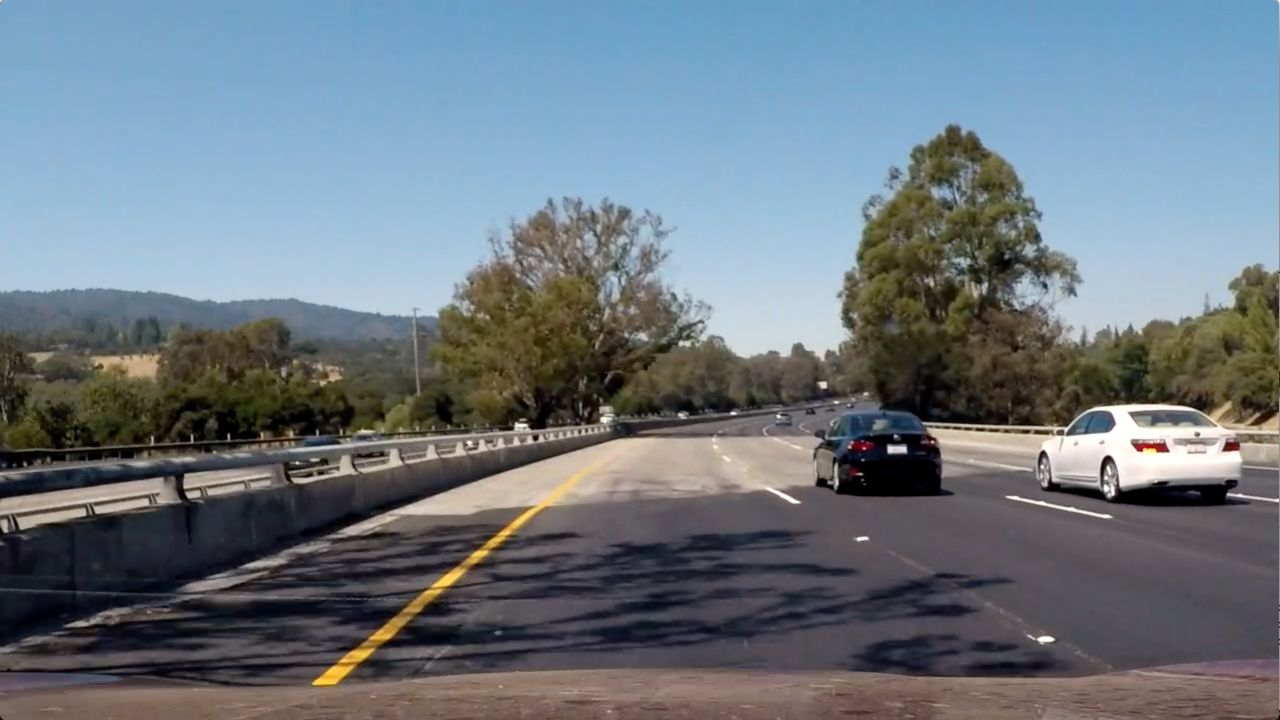
#> input picture more_test_images/cv_test1.jpg, 1280 x 720 px, given in place of straight_lines1.jpg, which was not available
$ python gen_vid.py   (older library calls are emulated)
#> lines starting #> are read from the running program, lines starting #| are printed output that depends on the picture; long printed decimals are rounded; pictures that were not available may be replaced by others from this repository, and a replacement may not be noted
### cv_utils.py
import numpy as np
import cv2
# import matplotlib.pyplot as plt
# import matplotlib.image as mpimg
# import pickle


def abs_sobel_thresh(img, orient='x', sobel_kernel=3, thresh=(0,255)):

    gray = cv2.cvtColor(img, cv2.COLOR_RGB2GRAY)
    if orient == 'x':
        sobel = cv2.Sobel(gray, cv2.CV_64F, 1, 0, ksize=sobel_kernel)
    elif orient == 'y':
        sobel = cv2.Sobel(gray, cv2.CV_64F, 0, 1, ksize=sobel_kernel)
    else:
    	return None
    abs_sobel = np.absolute(sobel)
    scaled = np.uint8(255*abs_sobel/np.max(abs_sobel))
    binary = np.zeros_like(scaled)
    binary[(scaled >= thresh[0]) & (scaled <= thresh[1])] = 1

    return binary


# [30 lines left out: functions mag_sobel_thresh, dir_threshold, not called in this run]


# Define a function that thresholds the S-channel of HLS
# Use exclusive lower bound (>) and inclusive upper (<=)
def hls_select(img, channel='h', thresh=(0, 255)):

    channels = {'h':0, 'l':1, 's':2}
    hls = cv2.cvtColor(img, cv2.COLOR_RGB2HLS)
    channel = hls[:,:,channels[channel]]
    binary = np.zeros_like(channel)
    binary[(channel>thresh[0]) & (channel<thresh[1])]=1

    return binary


# Define a function that thresholds the S-channel of HSV
# Use exclusive lower bound (>) and inclusive upper (<=)
def hsv_select(img, channel='h', thresh=(0, 255)):

    channels = {'h':0, 's':1, 'v':2}
    hsv = cv2.cvtColor(img, cv2.COLOR_RGB2HSV)
    channel = hsv[:,:,channels[channel]]
    binary = np.zeros_like(channel)
    binary[(channel>thresh[0]) & (channel<thresh[1])]=1

    return binary


# Define a function that thresholds the S-channel of RGB
# Use exclusive lower bound (>) and inclusive upper (<=)
# [8 lines left out: function rgb_select, not called in this run]


# Define a function that thresholds the a channel of Lab
# Use exclusive lower bound (>) and inclusive upper (<=)
def lab_select(img, channel='l', thresh=(0, 255)):

    channels = {'l':0, 'a':1, 'b':2}
    lab = cv2.cvtColor(img, cv2.COLOR_RGB2Lab)
    channel = lab[:,:,channels[channel]]
    binary = np.zeros_like(channel)
    binary[(channel>thresh[0]) & (channel<thresh[1])]=1

    return binary


# Define a function that thresholds the a channel of Luv
# Use exclusive lower bound (>) and inclusive upper (<=)
def luv_select(img, channel='l', thresh=(0, 255)):

    channels = {'l':0, 'u':1, 'v':2}
    luv = cv2.cvtColor(img, cv2.COLOR_RGB2Luv)
    channel = luv[:,:,channels[channel]]
    binary = np.zeros_like(channel)
    binary[(channel>thresh[0]) & (channel<thresh[1])]=1

    return binary


# [17 lines left out: functions rgb_white_thresh, rgb_yellow_thresh, not called in this run]

### gen_vid.py
import numpy as np
import glob
import pickle
import cv2
import os
import matplotlib.pyplot as plt
import matplotlib.image as mpimg
import cv_utils

from moviepy.editor import VideoFileClip

# Constants
# =========
IN_VID = 'project_video.mp4'
OUT_VID = 'tracked.mp4'

TEST_DIR = 'test_images' # 'more_test_images' # 'test_images'
GLOB_EXT = 'cv_test*.jpg' # 'test*.jpg'
TEST_NAME = 'test1.jpg'
STRAIGHT = 'straight_lines1.jpg'
TEST_IMG = 'straight_lines1.jpg'
OUT_DIR = 'output_images' # 'cvOutput' # 'output_images'
OUT_NAME_PREFIX = 'processed'

# Run Mode Constants
# ==================
DISPLAY_IMAGE = True
PROCESS_TEST_IMAGES = False
PROCESS_VIDEO = False
# Pipeline options
# ==================
SAVE_PIPELINE = True
DISPLAY_PIPELINE = False

# Calibration data
# ================
with open('calibration.p', 'rb') as pickle_in:
#> (reads calibration.p from the repository)
	dist_pickle = pickle.load(pickle_in)
mtx = dist_pickle['mtx']
dist = dist_pickle['dist']


def main():
	if PROCESS_VIDEO:
		process_video()
	else:
		if DISPLAY_IMAGE:
			test_pipeline()
		elif PROCESS_TEST_IMAGES:
			process_test_images()
		else:
			print("No run mode selected")


# [7 lines left out: function process_video, not called in this run]


def test_pipeline():
	"""
	Function was used for testing purposes to test the image processing pipeline
	"""
	img = mpimg.imread(os.path.join(TEST_DIR, TEST_IMG))
#> img is the input picture: shape (720, 1280, 3); mean R, G, B 108.8, 119.8, 128.7
	if DISPLAY_IMAGE:
		# Show image
		plt.imshow(img)
		plt.show()
	display = process_img(img)


# [11 lines left out: function process_test_images, not called in this run]


def process_img(img):
	"""
	Function takes in an image and process it from end to end to output the lines and data.
	"""
	undistorted = undistort_img(img)
	binary = get_binary_img(undistorted)
	birds_eye, M, Minv = get_birds_eye_view(binary)
	color_mask_warp, left_curverad, right_curverad, car_offset_meters = find_lanes(birds_eye)
	display = get_display_img(img, color_mask_warp, Minv, left_curverad, right_curverad, car_offset_meters, display_image=DISPLAY_IMAGE)

	return display


def get_display_img(img, color_mask_warp, Minv, left_curverad, right_curverad, car_offset_meters, display_image=True):
	"""
	Function performs the final processing of the pipeline where the information on position and curvature
	is displayed on the final image as well as the highlighted lanes that were found
	"""
	# Set up display text
	curvature_text = 'Curvature at mid-screen height -> Left = {0:.3f},  Right = {1:.3f}'.format(left_curverad, right_curverad)
	if car_offset_meters < 0:
		offset_text = 'Car is {0:.3f} meters left of center'.format(-1*car_offset_meters)
	else:
		offset_text = 'Car is {0:.3f} meters right of center'.format(car_offset_meters)

	# Warp the blank back to original image space using inverse perspective matrix (Minv)
	color_mask = cv2.warpPerspective(color_mask_warp, Minv, (img.shape[1], img.shape[0]))

	# Combine the result with the original image
	display = cv2.addWeighted(img, 1, color_mask, 0.3, 0)
	cv2.putText(display, curvature_text, (50, 50), cv2.FONT_HERSHEY_SIMPLEX, 1.0, (255,255,255))
	cv2.putText(display, offset_text, (50, 100), cv2.FONT_HERSHEY_SIMPLEX, 1.0, (255,255,255))

	if display_image:
		# Show image
		plt.imshow(display)
		plt.show()

	if SAVE_PIPELINE:
		out_name = 'final_display_test4.jpg'
		out_path = os.path.join(OUT_DIR, out_name)
		cv2.imwrite(out_path, cv2.cvtColor(display, cv2.COLOR_RGB2BGR))

	return display


def get_binary_img(img):
	"""
	Function creates a binary version of the imput image that removes most information except for the lanes
	that the car must stay within.
	"""


	# [107 lines of commented-out code are left out]
	lab_b = cv_utils.lab_select(img, channel='b', thresh=(140,255)) # Winner
	luv_l = cv_utils.luv_select(img, channel='l', thresh=(214,255)) # Winner
	sobel_x = cv_utils.abs_sobel_thresh(img, orient='x', sobel_kernel=3, thresh=(24, 255)) # Winner
	hsv_v = cv_utils.hsv_select(img, channel='v', thresh=(227,255)) #
	hls_s = cv_utils.hls_select(img, channel='s', thresh=(230,255)) # ***Helpful (100,255)
	binary = np.zeros_like(lab_b)
	binary[(lab_b == 1) | (luv_l == 1) | (sobel_x == 1) | (hsv_v == 1) | (hls_s == 1)] = 1 # Winner

	if DISPLAY_IMAGE and DISPLAY_PIPELINE:
		plt.imshow(binary, cmap='gray')
		plt.show()

	if SAVE_PIPELINE:
		out_name = 'binary_test4.jpg'
		out_path = os.path.join(OUT_DIR, out_name)
		cv2.imwrite(out_path, binary*255)

	return binary


def undistort_img(img):
	"""
	Function uses the calibration data retrieved in a seperate module and undistorts the camera image
	"""
	undistorted = cv2.undistort(img, mtx, dist, None, mtx)

	if SAVE_PIPELINE:
		out_name = 'undistorted_test4.jpg'
		out_path = os.path.join(OUT_DIR, out_name)
		cv2.imwrite(out_path, cv2.cvtColor(undistorted, cv2.COLOR_RGB2BGR))

	return undistorted


def get_birds_eye_view(img):
	"""
	Function shifts the perspective of an image into a 'bird's eye view' where it appears as if
	the camera were shooting the road photos from above.
	"""
	width = img.shape[1]
	height = img.shape[0]

	"""
	Define the trapezoid points as percentages just in case we wanted to work
	with different scaled versions of the image
	"""
	topy = 460/720 # 430/720
	boty = (height - 60)/720

	"""
	Define the trapezoid points as percentages just in case we wanted to work
	with different scaled versions of the image
	"""
	toplx = 575/1280
	toprx = 705/1280
	botlx = 255/1280
	botrx = 1040/1280 # 1040

	src = np.float32([
		[toplx*width, topy*height],
		[toprx*width, topy*height],
		[botlx*width, boty*height],
		[botrx*width, boty*height]])

	# Define some margin on the left and right of the photo for clean visual purposes
	offset = 250

	dst = np.float32([
		[offset, 0],
		[width - offset, 0],
		[offset, height - 0],
		[width - offset, height - 0]])

	M = cv2.getPerspectiveTransform(src, dst)
	Minv = cv2.getPerspectiveTransform(dst, src)
	warped = cv2.warpPerspective(img, M, (width,height), flags=cv2.INTER_LINEAR)

	if DISPLAY_IMAGE and DISPLAY_PIPELINE:
		plt.imshow(warped, cmap='gray')
		plt.show()

	if SAVE_PIPELINE:
		out_name = 'warped_test4.jpg'
		out_path = os.path.join(OUT_DIR, out_name)
		cv2.imwrite(out_path, warped*255)
#> in process_img, `birds_eye, M, Minv = get_birds_eye_view(binary)`: M = [[-0.567, -1.5, 992.9], [6.56e-16, -2.05, 944.4], [8.21e-19, -0.00238, 1]]; Minv = [[0.167, -0.74, 533.3], [-5.52e-17, -0.487, 460], [0, -0.00116, 1]]

	return warped, M, Minv


def find_lanes(img, leftx_base=None, rightx_base=None, rolling_fit=[]):
	"""
	Function does the heavy lifting of identifying the lane pixels and fitting a polynomial
	on that lane
	"""

	"""
	The 'if' statement below is essentially not used at the moment but was put in there
	for later iterations of the project so that we would not have to find an initial base of the lane if
	we had already done so.  Assuming that the next frame would have a similar enough base
	"""
	# Find a starting point for the left and right lanes
	if(leftx_base is None and rightx_base is None):
		histogram = np.sum(img[int(img.shape[0]*2/10):,:], axis=0)
#> histogram = 1280 values, max 576 at index 335, min 0 at index 509, mean 69.59

		# Create an output image to draw on and  visualize the result
		out_img = np.dstack((img, img, img))*255
		# Find the peak of the left and right halves of the histogram
		# These will be the starting point for the left and right lines
		midpoint = np.int(histogram.shape[0]/2)
		leftx_base = np.argmax(histogram[:midpoint])
#> leftx_base = 335
		rightx_base = np.argmax(histogram[midpoint:]) + midpoint
#> rightx_base = 1071

	# Choose the number of sliding windows
	nwindows = 9
	# Set height of windows
	window_height = np.int(img.shape[0]/nwindows)
	# Identify the x and y positions of all nonzero pixels in the image
	nonzero = img.nonzero()
#> nonzero = 128603 positions, rows 0 to 719, columns 0 to 1279
	nonzeroy = np.array(nonzero[0])
	nonzerox = np.array(nonzero[1])
	# Current positions to be updated for each window
	leftx_current = leftx_base
#> leftx_current = 335
	rightx_current = rightx_base
#> rightx_current = 1071
	# Set the width of the windows +/- margin
	margin = 150
	# Set minimum number of pixels found to recenter window
	minpix = window_height * margin * 0.25
	# Create empty lists to receive left and right lane pixel indices
	left_lane_inds = []
	right_lane_inds = []
	# Mask width
	mask_width = 100

	# Step through the windows one by one
	for window in range(nwindows):
	    # Identify window boundaries in x and y (and right and left)
	    win_y_low = img.shape[0] - (window+1)*window_height
	    win_y_high = img.shape[0] - window*window_height
	    win_xleft_low = leftx_current - margin
	    win_xleft_high = leftx_current + margin
	    win_xright_low = rightx_current - margin
	    win_xright_high = rightx_current + margin
	    # Draw the windows on the visualization image
	    cv2.rectangle(out_img,(win_xleft_low,win_y_low),(win_xleft_high,win_y_high),(0,255,0), 2)
	    cv2.rectangle(out_img,(win_xright_low,win_y_low),(win_xright_high,win_y_high),(0,255,0), 2)
	    # Identify the nonzero pixels in x and y within the window
	    good_left_inds = ((nonzeroy >= win_y_low) & (nonzeroy < win_y_high) & (nonzerox >= win_xleft_low) & (nonzerox < win_xleft_high)).nonzero()[0]
	    good_right_inds = ((nonzeroy >= win_y_low) & (nonzeroy < win_y_high) & (nonzerox >= win_xright_low) & (nonzerox < win_xright_high)).nonzero()[0]
	    # Append these indices to the lists
	    left_lane_inds.append(good_left_inds)
	    right_lane_inds.append(good_right_inds)

	    # If you found > minpix pixels -> confident about lane so recenter next window on their mean position
	    if len(good_left_inds) > minpix:
	        leftx_current = np.int(np.mean(nonzerox[good_left_inds]))
	    if len(good_right_inds) > minpix:
	        rightx_current = np.int(np.mean(nonzerox[good_right_inds]))
#> this loop made 9 passes
#> (win_xleft_low, win_xleft_high, leftx_current) on passes 2 to 5: (185, 485, 348), (198, 498, 345), (195, 495, 359), (209, 509, 366)
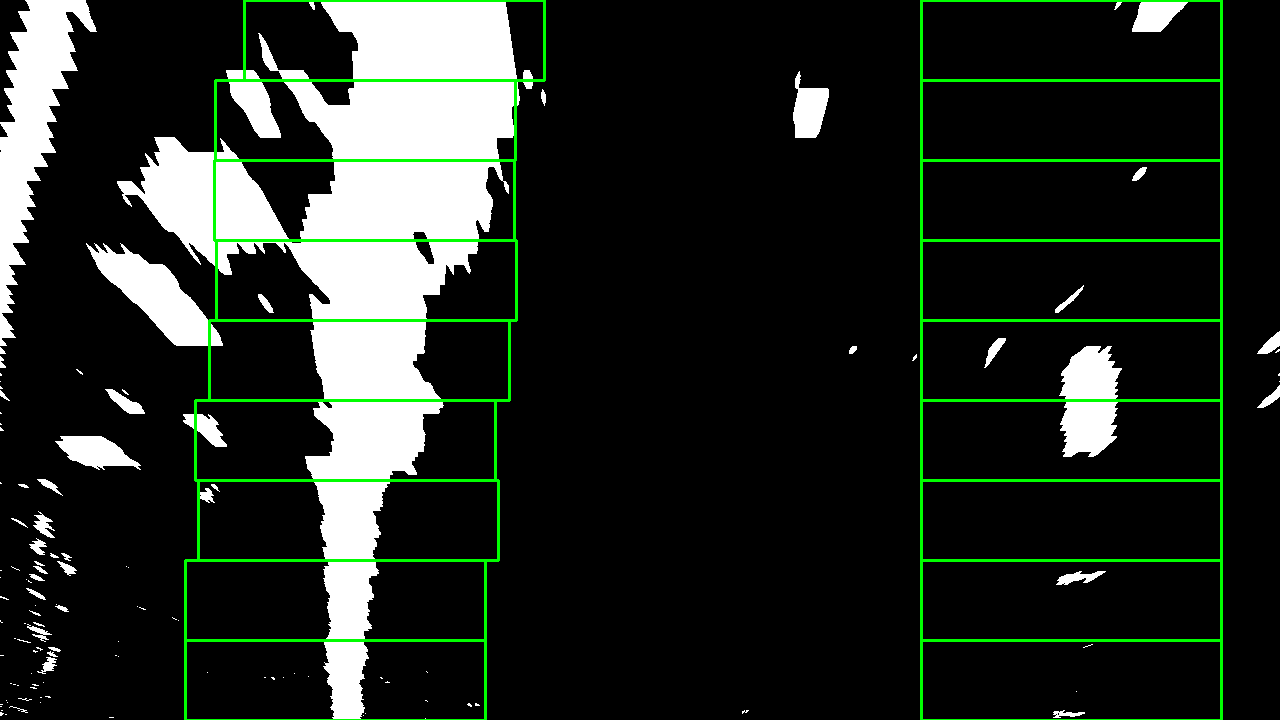
#> out_img: shape (720, 1280, 3); mean of channels 0, 1, 2 34.4, 41.2, 34.4; drawn as R, G, B
#> after the loop, left_lane_inds = 9 items; right_lane_inds = 9 items

	# Concatenate the arrays of indices
	left_lane_inds = np.concatenate(left_lane_inds)
	right_lane_inds = np.concatenate(right_lane_inds)
#> right_lane_inds = 7492 values, max 128544 at index 142, min 255 at index 6208, mean 85462.9

	# Extract left and right line pixel positions
	leftx = nonzerox[left_lane_inds]
	lefty = nonzeroy[left_lane_inds]
	rightx = nonzerox[right_lane_inds]
#> rightx = 7492 values, max 1189 at index 6263, min 984 at index 4126, mean 1096.7
	righty = nonzeroy[right_lane_inds]
#> righty = 7492 values, max 717 at index 135, min 0 at index 6208, mean 341.6

	# Fit a second order polynomial to each
	left_fit = np.polyfit(lefty, leftx, 2)
#> left_fit = [0.000271, -0.284, 423.2]
	right_fit = np.polyfit(righty, rightx, 2)
#> right_fit = [0.000258, -0.288, 1158.1]

	# Measure curvature
	# Define conversions in x and y from pixels space to meters
	ym_per_pix = 30/720 # meters per pixel in y dimension (Got metric from lecture)
	xm_per_pix = 3.7/680 # meters per pixel in x dimension (Eyeballed metric from lane spacing in middle of warped image)

	# Fit new polynomials to x,y in world space
	left_fit_real_world = np.polyfit(lefty*ym_per_pix, leftx*xm_per_pix, 2)
#> left_fit_real_world = [0.00085, -0.037, 2.3]
	right_fit_real_world = np.polyfit(righty*ym_per_pix, rightx*xm_per_pix, 2)
#> right_fit_real_world = [0.00081, -0.0377, 6.3]
	# Calculate the new radii of curvature
	y_eval = int(img.shape[0]/2)
	left_curverad = ((1 + (2*left_fit_real_world[0]*y_eval*ym_per_pix + left_fit_real_world[1])**2)**1.5) / np.absolute(2*left_fit_real_world[0])
#> left_curverad = 588.4
	right_curverad = ((1 + (2*right_fit_real_world[0]*y_eval*ym_per_pix + right_fit_real_world[1])**2)**1.5) / np.absolute(2*right_fit_real_world[0])
#> right_curverad = 617.6
	# Now our radius of curvature is in meters
	print(left_curverad, 'm', right_curverad, 'm')
#| 588.386 m 617.614 m
	# Example values: 632.1 m    626.2 m

	# Visualize
	ploty = np.linspace(0, img.shape[0]-1, img.shape[0] )
	left_fitx = left_fit[0]*ploty**2 + left_fit[1]*ploty + left_fit[2]
#> left_fitx = 720 values, max 423.2 at index 0, min 349 at index 523, mean 368
	right_fitx = right_fit[0]*ploty**2 + right_fit[1]*ploty + right_fit[2]
#> right_fitx = 720 values, max 1158.1 at index 0, min 1077.6 at index 558, mean 1098.9

	# Find the car's position relative to center
	left_lane_start = left_fitx[img.shape[0]-1]
#> left_lane_start = 359.4
	right_lane_start = right_fitx[img.shape[0]-1]
#> right_lane_start = 1084.3
	center_lane_start = (left_lane_start + right_lane_start)/2
#> center_lane_start = 721.8
	car_pos = int(img.shape[1]/2)
	car_offset_pix = (car_pos - center_lane_start)
#> car_offset_pix = -81.84
	car_offset_meters = car_offset_pix*xm_per_pix
#> car_offset_meters = -0.445

	# Create smoother mask
	mask_smooth = np.zeros_like(img).astype(np.uint8)
	color_mask_warp = np.dstack((mask_smooth, mask_smooth, mask_smooth))

	# Recast the x and y points into usable format for cv2.fillPoly()
	pts_left = np.array([np.transpose(np.vstack([left_fitx, ploty]))])
#> pts_left = 720 pairs, first value 349 to 423.2, second value 0 to 719
	pts_right = np.array([np.flipud(np.transpose(np.vstack([right_fitx, ploty])))])
#> pts_right = 720 pairs, first value 1077.6 to 1158.1, second value 0 to 719
	pts = np.hstack((pts_left, pts_right))
#> pts = 1440 pairs, first value 349 to 1158.1, second value 0 to 719

	# Draw the lane onto the warped blank image
	cv2.fillPoly(color_mask_warp, np.int_([pts]), (0,255, 0))


	out_img[nonzeroy[left_lane_inds], nonzerox[left_lane_inds]] = [255, 0, 0]
	out_img[nonzeroy[right_lane_inds], nonzerox[right_lane_inds]] = [0, 0, 255]
	# Define indexes for the polynomial fit
	lane_mask = np.zeros(img.shape, dtype=bool)
	for y, left, right in zip(ploty, left_fitx, right_fitx):
		if left >= 0:
			lane_mask[int(y)][int(left)] = True
		if left >= 1:
			lane_mask[int(y)][int(left)-1] = True
		if left >= - 1:
			lane_mask[int(y)][int(left)+1] = True
		if right <= 1280:
			lane_mask[int(y)][int(right)] = True
		if right <= 1281:
			lane_mask[int(y)][int(right)-1] = True
		if right <= 1279:
			lane_mask[int(y)][int(right)+1] = True
#> this loop made 720 passes
#> (left, right) on passes 1 to 3: (423.2, 1158.1), (422.9, 1157.8), (422.6, 1157.5)
	out_img[lane_mask] = [242, 255, 0]
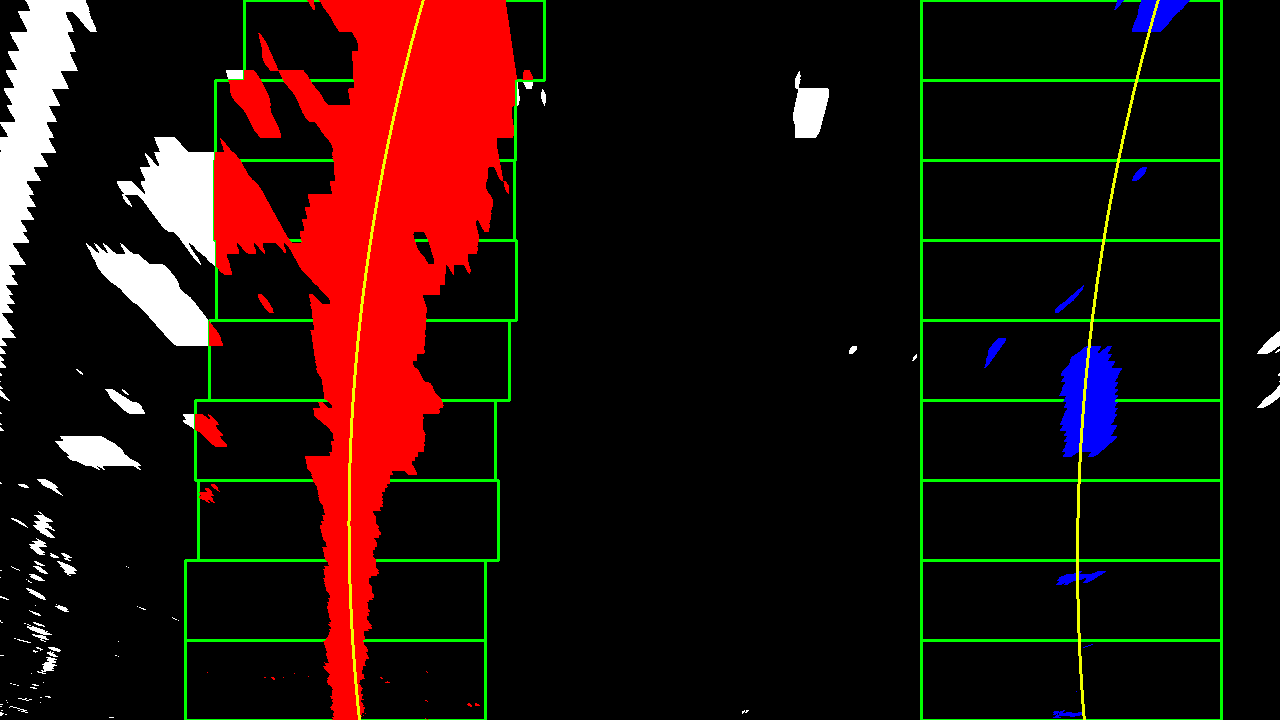
#> out_img: shape (720, 1280, 3); mean of channels 0, 1, 2 34, 15.4, 10.5; drawn as R, G, B

	if SAVE_PIPELINE:
		out_name = 'find_lanes_test4.jpg'
		out_path = os.path.join(OUT_DIR, out_name)
		cv2.imwrite(out_path, out_img)


	if DISPLAY_IMAGE and DISPLAY_PIPELINE:
		plt.imshow(out_img)
		plt.show()
		plt.imshow(color_mask_warp)
		plt.show()

	return color_mask_warp, left_curverad, right_curverad, car_offset_meters


if __name__ == '__main__':
	main()
#> in process_img, `color_mask_warp, left_curverad, right_curverad, car_offset_meters = fi..`: left_curverad = 588.4; right_curverad = 617.6; car_offset_meters = -0.445
#> in get_display_img, `offset_text = 'Car is {0:.3f} meters left of center'.format(-1*car_off..`: offset_text = 'Car is 0.445 meters left of center'
#> in get_display_img, `cv2.putText(display, offset_text, (50, 100), cv2.FONT_HERSHEY_SIMPLEX,..`:
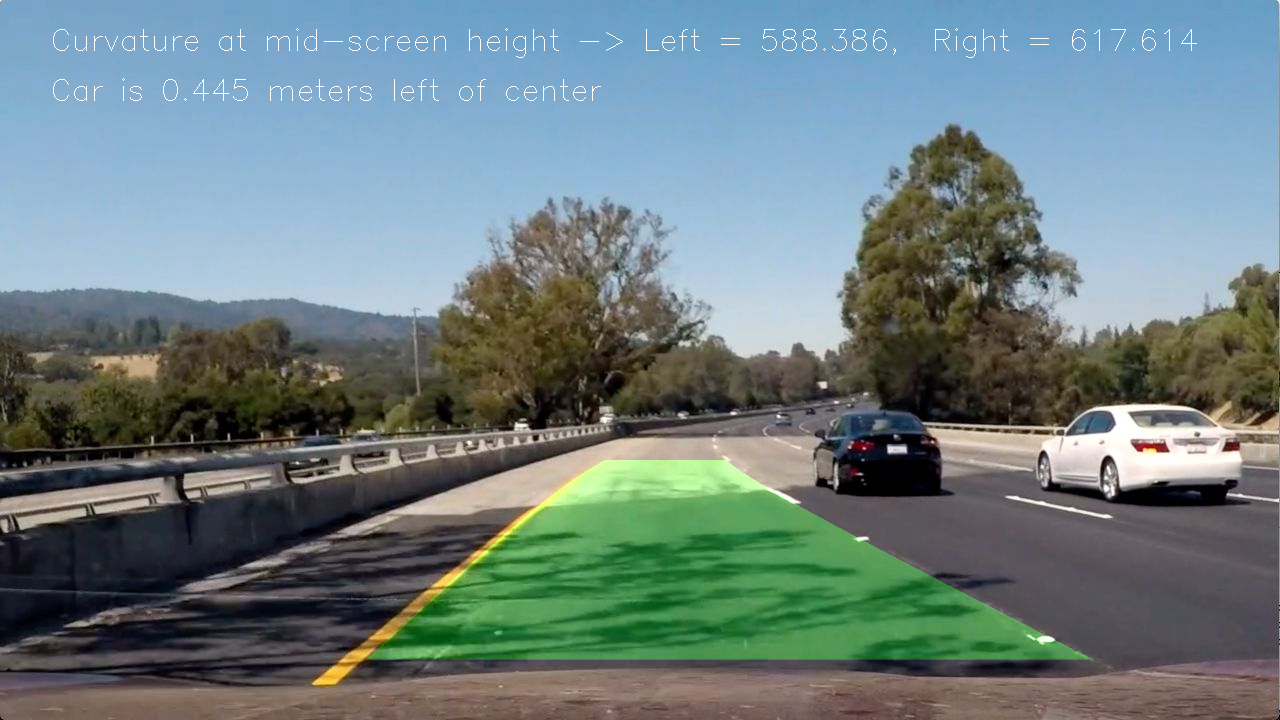
#> display: shape (720, 1280, 3); mean R, G, B 109.3, 127.2, 128.8
